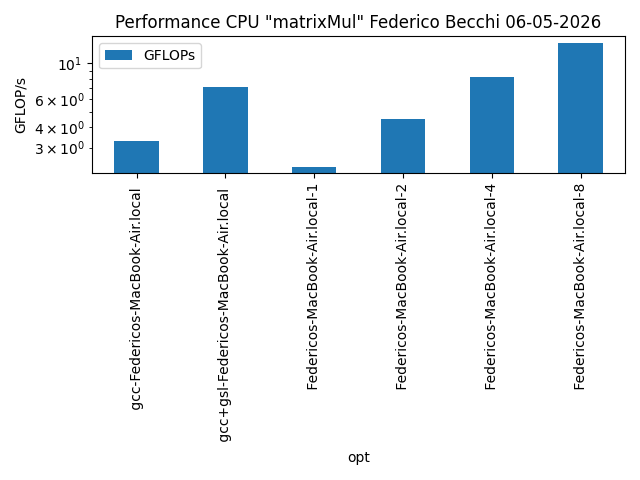

Source code (Python):
import matplotlib.pyplot as plt 
import pandas as pd 
from glob import glob

filenames = glob("*mm*.csv")

dfs = []
for filename in filenames:
    dfs.append(pd.read_csv(filename, comment="#", names=["N", "gflop", "tempo" ,"GFLOPs", "Hostname", "opt", "nt"]) )

# Concatenate all data into one DataFrame
df = pd.concat(dfs, ignore_index=True)

print (df)

df.plot(kind='bar',  x='opt', y='GFLOPs', stacked=True, legend='true');
# https://pandas.pydata.org/pandas-docs/version/0.23/generated/pandas.DataFrame.plot.html

plt.title('Performance CPU "matrixMul" Federico Becchi 06-05-2026')
plt.legend()
plt.yscale('log')
plt.ylabel('GFLOP/s')
plt.tight_layout()
#plt.xticks(rotation=30)
plt.savefig('matrixMul.png')
